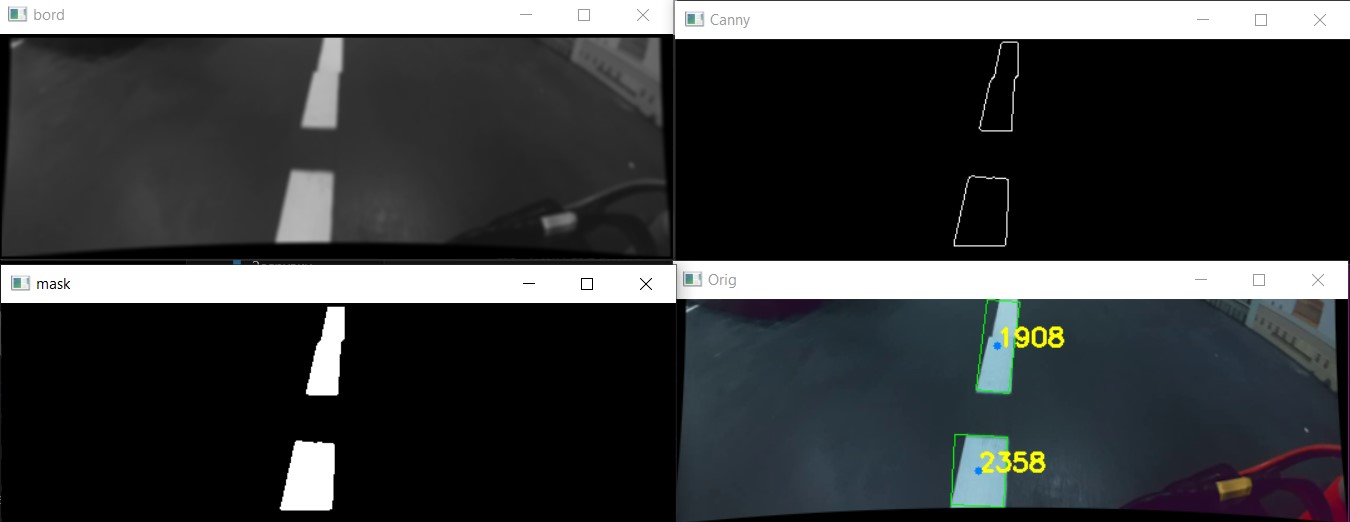
#> input picture road_lines.jpg, 1350 x 522 px, given in place of 1080.mp4, which was not available
$ python t_light_crop.py
#> lines starting #> are read from the running program, lines starting #| are printed output that depends on the picture; after the words box and inside, x2 and y2 are one past the last pixel; in counts of white or black regions, pixels touching at a corner belong together; pictures that were not available may be replaced by others from this repository, and a replacement may not be noted
import cv2
import numpy as np
import time

crop_top, crop_bott, crop_w = 120, 400, 150
frame_width = 2592
frame_height = 1944
focal_length_mm = 0.87  # фокусное расстояние в мм
sensor_diagonal_mm = 4  # диагональ сенсора в мм
aspect_ratio = 4/3  # соотношение сторон кадра

# Расчеты размеров сенсора
sensor_width_mm = 3.39
sensor_height_mm = 2.54

# Размеры пикселей на сенсоре
pixel_width_mm = sensor_width_mm / frame_width
pixel_height_mm = sensor_height_mm / frame_height

# Фокусное расстояние в пикселях
f_x = focal_length_mm / pixel_width_mm
f_y = focal_length_mm / pixel_height_mm

# Оптический центр
c_x = 1080 / 2 - crop_w
c_y = 720 / 2 - crop_top
camera_matrix = np.array([[f_x, 0, c_x],
                          [0, f_y, c_y],
                          [0, 0, 1]], dtype=np.float32)

# Коэффициенты дисторсии (искусственные для примера)
k1 = -0.3  # Параметр радиального искажения
dist_coeffs = np.array([k1, 0, 0, 0, 0], dtype=np.float32)


def distor_corr(frame):
    h, w = frame.shape[:2]
    new_camera_matrix, roi = cv2.getOptimalNewCameraMatrix(
        camera_matrix, dist_coeffs, (w, h), 1, (w, h))
    undistorted_frame = cv2.undistort(
        frame, camera_matrix, dist_coeffs, None, new_camera_matrix)
    return undistorted_frame

def av_col_3x3(image, point):
    x, y = point

    height, width, _ = image.shape
    x_min = max(0, x - 2)
    x_max = min(width - 2, x + 2)
    y_min = max(0, y - 2)
    y_max = min(height - 2, y + 2)

    square_3x3 = image[y_min:y_max + 2, x_min:x_max + 2][0]
    mean_color = np.mean(square_3x3)

    return mean_color

def average_colors_bottom_strip(image):

    height, width, _ = image.shape
    strip_height = 3


    bottom_strip = image[height - strip_height:height, :, 0]

    part_width = width // 3

    mean_colors = []
    for i in range(3):
        part = bottom_strip[:, i * part_width: (i + 1) * part_width]
        mean_color = np.mean(part)
        mean_colors.append(mean_color)

    return mean_colors

def nothing(x):
    pass


# Open the video file
cap = cv2.VideoCapture('1080.mp4')

# Variable to control the pause state
is_paused = False
current_frame_index = 0


def read_frame(frame_index):
#> called with frame_index = 1000
    cap.set(cv2.CAP_PROP_POS_FRAMES, frame_index)
    ret, frame = cap.read()
#> frame is the input picture: shape (522, 1350, 3); mean B, G, R 62.1, 60.9, 58.8
    return ret, frame


start_frame = 1000
end_frame = 3000
# Read the first frame at the start_frame index
current_frame_index = start_frame
ret, frame = read_frame(current_frame_index)
#> ret = True

while True:
    if not is_paused:
        # Read a frame from the video capture
        ret, frame = read_frame(current_frame_index)
        if not ret or current_frame_index > end_frame:
            break

        current_frame_index += 1
    else:
        key = cv2.waitKey(1) & 0xFF
        if key == ord('q'):
            break
        elif key == ord('p'):  # Pause/resume on 'p' key
            is_paused = not is_paused
        continue

    frame = frame[crop_top:720-crop_bott, crop_w:1080-crop_w]
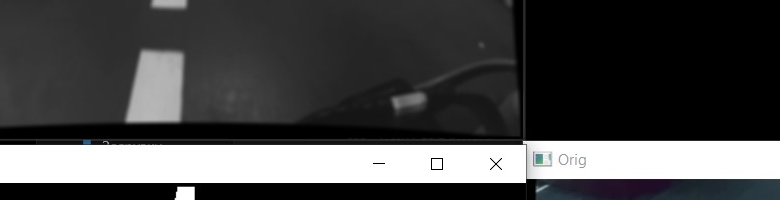
#> frame: shape (200, 780, 3); mean B, G, R 73.3, 72.9, 72.7

    frame = distor_corr(frame)
#> in distor_corr, `undistorted_frame = cv2.undistort( frame, camera_matrix, dist_coeffs, ..`:
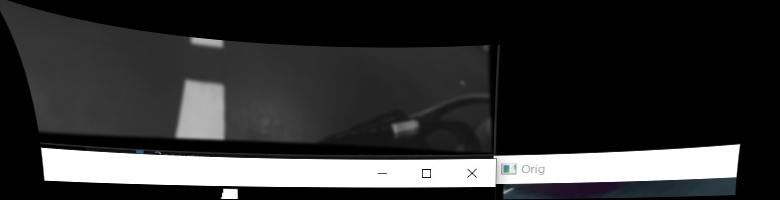
#> undistorted_frame: shape (200, 780, 3); mean B, G, R 52.2, 51.9, 51.8

    frame = frame[20:720-crop_bott-150, 430:1080-crop_w-280]
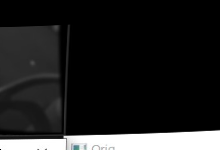
#> frame: shape (150, 220, 3); mean B, G, R 32.8, 32.8, 32.8

    # Convert the frame to grayscale
    gray = cv2.cvtColor(frame, cv2.COLOR_BGR2GRAY)
    gray = cv2.GaussianBlur(gray, (3, 3), 1.0)
    equal = cv2.equalizeHist(gray)
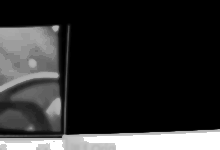
#> equal: shape (150, 220); min 0, max 255, mean 46.6
    equal = np.where(equal >= 240, 255, 0).astype(np.uint8)
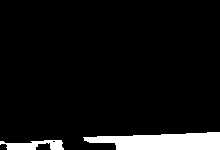
#> equal: shape (150, 220); 6.9% white; 2 white regions, box (x1, y1, x2, y2) and area: (83, 132, 220, 150) 1855, (0, 140, 64, 150) 406
    cv2.imshow('eq', equal)

    # Detect circles using HoughCircles
    circles = cv2.HoughCircles(equal, cv2.HOUGH_GRADIENT_ALT, 1.5, minDist=1,
                               param1=50, param2=0.9,
                               minRadius=0, maxRadius=30)
#> circles = None

    # Create a mask to highlight the detected circles
    mask = np.zeros_like(frame)
    blured_zones = frame.copy()
    '''
    if circles is not None:
        circles = np.uint16(np.around(circles))
        for i in circles[0, :]:

            side = int(i[2]/2**0.5*1)
            mean_values = np.mean(
                blured_zones[i[1]-side:i[1]+side, i[0]-side:i[0]+side], axis=(0, 1))

            if 1 or mean_values[0] > 90 and mean_values[0] > mean_values[1] and mean_values[0] > mean_values[2] and mean_values[1] < 110 and mean_values[2] < 90:
                print('c', mean_values)
                # Draw the outer circle
                cv2.circle(frame, (i[0], i[1]), i[2], (0, 255, 0), 2)
                cv2.circle(mask, (i[0], i[1]), i[2], (255, 255, 255), -1)

                sign_type = 'None'
                sub_side = int(side * 0.8)

                roi = blured_zones[max(
                    1, i[1]-sub_side):i[1]+sub_side, max(1, i[0]-sub_side):i[0]+sub_side]
                roi_g = cv2.cvtColor(roi, cv2.COLOR_BGR2GRAY)
                roi_g = cv2.resize(roi_g, (roi_g.shape[0]*2,roi_g.shape[0]*2))
                sub_side *=2
                roi_g = cv2.medianBlur(roi_g, 3)

                roi_bin = np.where(roi_g >= 80, 255, 0).astype(np.uint8)
                roi_bin = cv2.dilate(roi_bin, np.ones(
                    (4, 4), np.uint8), iterations=1)

                white_pixels = np.argwhere(roi_bin == 255)
                # print(white_pixels)

                # Вычисляем центр масс белых пикселей
                if len(white_pixels) > 0:
                    center_of_mass = white_pixels.mean(axis=0)
                    x, y = int(center_of_mass[0]), int(center_of_mass[1])
                else:
                    pass

                roi_c = np.stack((roi_bin,) * 3, axis=-1)
                blured_zones[max(1, i[1]-sub_side):i[1]+sub_side,
                             max(1, i[0]-sub_side):i[0]+sub_side] = roi_c


                left_p = (i[0]-3*sub_side//4, i[1]+3*sub_side//4)
                middle_p = (i[0], i[1]+3*sub_side//4)
                right_p = (i[0]+3*sub_side//4, i[1]+3*sub_side//4)

                # [16 lines of commented-out code are left out]
                l,m,r = av_col_3x3(blured_zones, left_p), av_col_3x3(blured_zones, middle_p), av_col_3x3(blured_zones, right_p)
                print(l,m,r)
                if l > m and l > r:
                    sign_type = 'Right'
                elif m > l and m > r:
                    sign_type = 'Straight'
                elif r > l and r > m:
                    sign_type = 'Left'

                # [8 lines of commented-out code are left out]


                cv2.circle(blured_zones, left_p, 2, (0, 0, 255), -1)
                cv2.circle(blured_zones, middle_p, 2, (0, 0, 255), -1)
                cv2.circle(blured_zones, right_p, 2, (0, 0, 255), -1)

                # x, y, r = i[0], i[1], i[2]
                cv2.putText(blured_zones, f'{sign_type}', (
                    i[0]-i[2], i[1]-i[2]), cv2.FONT_HERSHEY_SIMPLEX, 1, (0, 0, 255), 2)

                print(sign_type)

            else:
                print('fuck', mean_values)
                pass
    '''

    #cv2.imshow('Original', blured_zones)
    #cv2.imshow('Signs', cv2.bitwise_and(frame, mask))
    #time.sleep(0.1)

    # Handle key events
    key = cv2.waitKey(1) & 0xFF
#> (key q is pressed here)
    if key == ord('q'):
        break
    elif key == ord('p'):  # Pause/resume on 'p' key
        is_paused = not is_paused
    elif is_paused:
        if key == ord('n'):  # Move to next frame
            current_frame_index += 1
            ret, frame = read_frame(current_frame_index)
            if not ret:
                current_frame_index -= 1  # Stay at the last frame if end is reached
        elif key == ord('b'):  # Move to previous frame
            current_frame_index -= 1
            if current_frame_index < 0:
                current_frame_index = 0  # Stay at the first frame if beginning is reached
            ret, frame = read_frame(current_frame_index)

# Release the video capture and destroy all windows
#
cap.release()
cv2.destroyAllWindows()

$ run again, on signs.jpg
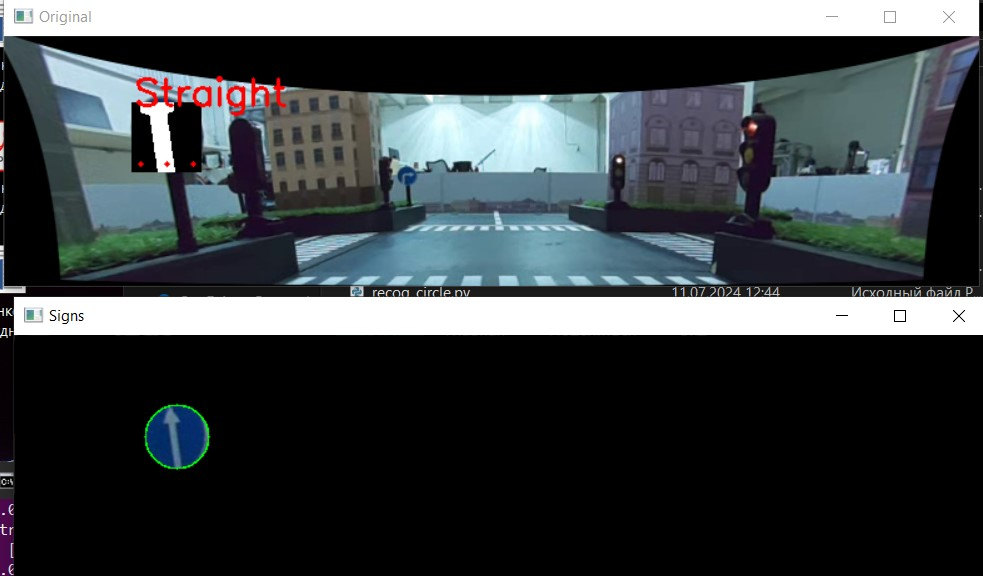
#> input picture signs.jpg, 983 x 576 px, given in place of 1080.mp4, which was not available
#> in read_frame, frame is the input picture: shape (576, 983, 3); mean B, G, R 71, 68.1, 62.5
#> ret = True
#> `gray = cv2.cvtColor(frame, cv2.COLOR_BGR2GRAY)`:
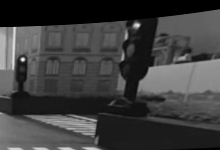
#> gray: shape (150, 220); min 0, max 251, mean 62.5
#> `equal = np.where(equal >= 240, 255, 0).astype(np.uint8)`:
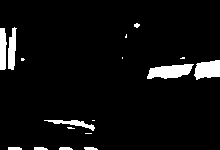
#> equal: shape (150, 220); 5.5% white; 17 white regions (7 under 20 px), largest, box (x1, y1, x2, y2) and area: (147, 64, 194, 79) 486, (194, 60, 220, 80) 397, (8, 27, 17, 70) 265
#> circles = None

$ run again, on turn.jpg
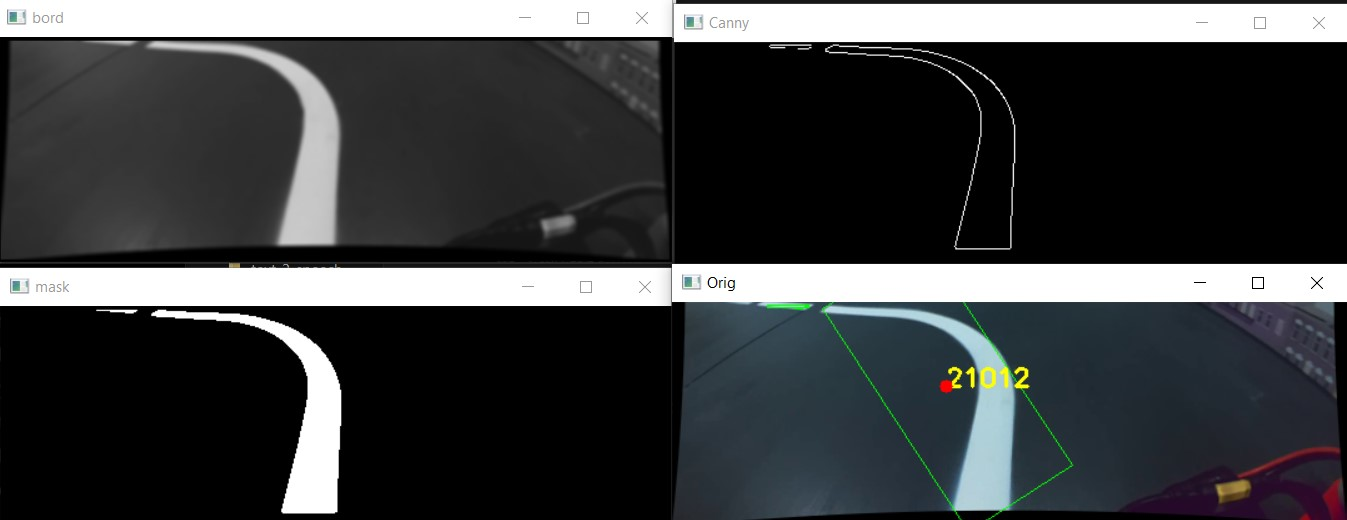
#> input picture turn.jpg, 1347 x 520 px, given in place of 1080.mp4, which was not available
#> in read_frame, frame is the input picture: shape (520, 1347, 3); mean B, G, R 65.5, 64, 61.9
#> ret = True
#> in distor_corr, `undistorted_frame = cv2.undistort( frame, camera_matrix, dist_coeffs, ..`:
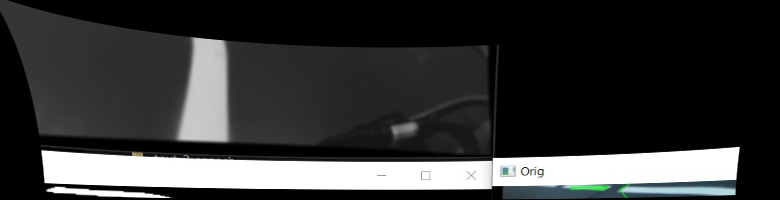
#> undistorted_frame: shape (200, 780, 3); mean B, G, R 55.3, 55.2, 54.6
#> `equal = np.where(equal >= 240, 255, 0).astype(np.uint8)`:
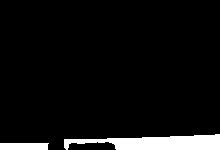
#> equal: shape (150, 220); 6.1% white; 2 white regions, box (x1, y1, x2, y2) and area: (64, 134, 220, 150) 1669, (0, 143, 49, 150) 337
#> circles = None
